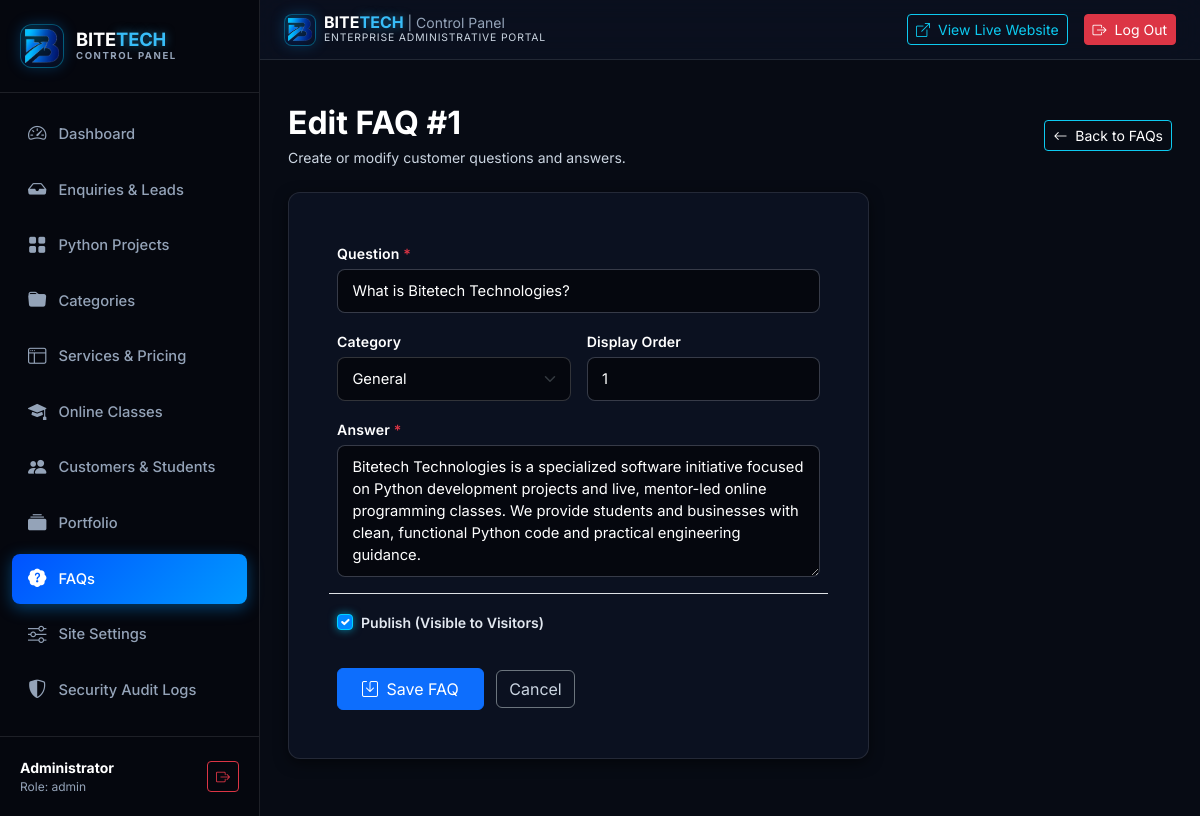
Screenshot of /admin/faqs/1/edit (signed in) with the database file from the repository.
### models.py (models this page shows, shortened)
class FAQ(db.Model):
    __tablename__ = 'faqs'
    id = db.Column(db.Integer, primary_key=True)
    question = db.Column(db.String(300), nullable=False)
    answer = db.Column(db.Text, nullable=False)
    category = db.Column(db.String(100), default='General')  # Projects, Classes, Services & Hosting, Payments & Support, General
    display_order = db.Column(db.Integer, default=0)
    is_published = db.Column(db.Boolean, default=True, nullable=False)
    created_at = db.Column(db.DateTime, default=utc_now)

### routes/admin.py (the view)
@admin_bp.route('/faqs/<int:id>/edit', methods=['GET', 'POST'])
@admin_bp.route('/faqs/<int:faq_id>/edit', methods=['GET', 'POST'])
@admin_login_required
def faq_edit(id=None, faq_id=None):
    fid = id or faq_id
    faq = FAQ.query.get_or_404(fid)
    form = FAQForm(obj=faq)
    if form.validate_on_submit():
        form.populate_obj(faq)
        db.session.commit()
        flash("FAQ updated successfully.", "success")
        return redirect(url_for('admin.faqs'))
    return render_template('admin/faq_form.html', form=form, title=f"Edit FAQ #{faq.id}", faq=faq)

### forms.py
class FAQForm(FlaskForm):
    question = StringField('Question', validators=[DataRequired(), Length(max=300)])
    answer = TextAreaField('Answer', validators=[DataRequired()])
    category = SelectField('Category', choices=[
        ('General', 'General'),
        ('Projects', 'Python Projects'),
        ('Classes', 'Online Classes'),
        ('Services & Hosting', 'Services & Hosting Packages'),
        ('Payments & Support', 'Payments & Delivery Support')
    ], default='General')
    display_order = IntegerField('Display Order', default=0)
    is_published = BooleanField('Published', default=True)
    submit = SubmitField('Save FAQ')

### models.py (called while the page is built)
    @property
    def is_admin(self):
        return self.role in ('admin', 'superadmin')

    @classmethod
    def get_setting(cls, key, default=''):
        try:
            item = cls.query.filter_by(key=key).first()
            return item.value if item and item.value is not None else default
        except Exception:
            return default

### security.py (called while the page is built)
def get_incident_mode():
    try:
        from models import SiteSetting
        return SiteSetting.get_setting('incident_mode', 'normal')
    except Exception:
        return 'normal'

### templates/admin/faq_form.html (shortened to what this page needs)
{% extends 'admin/base.html' %}
{% block content %}
<div class="d-flex align-items-center justify-content-between mb-4">
  <div>
    <h2 class="fw-bold text-white mb-1">{{ title }}</h2>
    <p class="text-light-silver small mb-0">Create or modify customer questions and answers.</p>
  </div>
  <a href="{{ url_for('admin.faqs') }}" class="btn btn-outline-info btn-sm text-white">
    <i class="bi bi-arrow-left me-1"></i> Back to FAQs
  </a>
</div>
<div class="row">
  <div class="col-lg-8">
    <div class="admin-card p-4 p-md-5">
      <form method="POST">
        <div class="row g-3">
          <div class="col-12">
            <label class="form-label text-white fw-semibold">Question <span class="text-danger">*</span></label>
            {{ form.question(class="form-control", placeholder="e.g. How much do Python mini projects cost?") }}
          </div>
          <div class="col-md-6">
            <label class="form-label text-white fw-semibold">Category</label>
            {{ form.category(class="form-select") }}
          </div>
          <div class="col-md-6">
            <label class="form-label text-white fw-semibold">Display Order</label>
            {{ form.display_order(class="form-control", placeholder="0") }}
          </div>
          <div class="col-12">
            <label class="form-label text-white fw-semibold">Answer <span class="text-danger">*</span></label>
            {{ form.answer(class="form-control", rows=5, placeholder="Comprehensive, honest answer for users...") }}
          </div>
          <div class="col-12 pt-3 border-top">
            <div class="form-check">
              {{ form.is_published(class="form-check-input", id="faqPublishedCheck") }}
              <label class="form-check-label fw-semibold text-white" for="faqPublishedCheck">Publish (Visible to Visitors)</label>
            </div>
          </div>
          <div class="col-12 mt-4 pt-2">
            <button type="submit" class="btn btn-primary px-4 py-2">
              <i class="bi bi-save me-1"></i> Save FAQ
            </button>
            <a href="{{ url_for('admin.faqs') }}" class="btn btn-outline-secondary text-light-silver ms-2">Cancel</a>
          </div>
        </div>
      </form>
    </div>
  </div>
</div>
{% endblock %}

### static/css/admin.css (style rules this page uses)
:root { --admin-sidebar-bg: #05070E; --admin-sidebar-hover: #111A2E; --admin-sidebar-active: #0052FF; --admin-bg: #070B14; --admin-card-bg: #0B1120; --admin-border: rgba(255, 255, 255, 0.10); --admin-text-main: #FFFFFF; --admin-text-muted: #94A3B8; --admin-primary: #0052FF; --admin-cyan: #00D2FF; }
body.admin-body { background-color: var(--admin-bg); color: var(--admin-text-main); font-family: 'Inter', -apple-system, sans-serif; min-height: 100vh; display: flex; }
.admin-card { background: var(--admin-card-bg); border: 1px solid var(--admin-border); border-radius: 12px; box-shadow: 0 4px 14px rgba(0, 0, 0, 0.5); overflow: hidden; margin-bottom: 1.75rem; }
.text-light-silver { color: #CBD5E1 !important; }
.form-label, label.form-label { color: #FFFFFF !important; font-weight: 600 !important; font-size: 0.88rem !important; margin-bottom: 0.35rem !important; letter-spacing: 0.01em; }
.form-control, .form-select { background-color: #05070E !important; color: #FFFFFF !important; border: 1px solid rgba(255, 255, 255, 0.18) !important; border-radius: 8px !important; padding: 0.6rem 0.9rem !important; font-size: 0.92rem !important; transition: all 0.2s ease !important; }
.form-control::placeholder { color: #64748B !important; opacity: 0.85; }
.form-check-input { background-color: #05070E !important; border: 1px solid rgba(255, 255, 255, 0.3) !important; cursor: pointer; }
.form-check-input:checked { background-color: #0088FF !important; border-color: #00D2FF !important; box-shadow: 0 0 8px rgba(0, 210, 255, 0.6) !important; }
.form-check-label { color: #E2E8F0 !important; font-size: 0.88rem; user-select: none; }
h1, h2, h3, h4, h5, h6 { color: #FFFFFF; }
button, .btn, [role="button"], [data-bs-toggle], [data-bs-dismiss], .nav-link { cursor: pointer !important; touch-action: manipulation; }

### rows the page displays
FAQ: question "What is Bitetech Technologies?", category "General", display_order "1", answer "Bitetech Technologies is a specialized software initiative focused on Python development projects and live, mentor-led online programming classes. We provide students and businesses with clean, functional Python code and practical engineering guidance.", is_published "☑"

### other values shown
{{ session.get('admin_username', 'Administrator') }} "Administrator"
{{ session.get('admin_role', 'admin') }} "admin"
{{ title }} "Edit FAQ #1"
